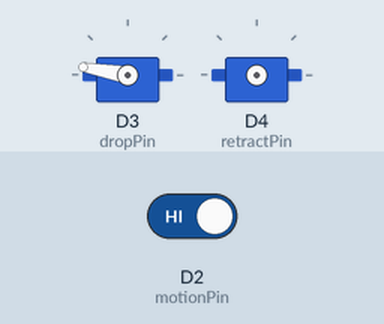
Bench run of a sketch on a simulated ESP8266 (NodeMCU). Shown: 2 × servo. The test bench sets the inputs (shaded band); at power-on: D2 (motionPin) HIGH. What the sketch prints to the serial monitor is not drawn.

Above: at 1.2 s.
1.3 s: D2 (motionPin) driven LOW
At 2.2 s:
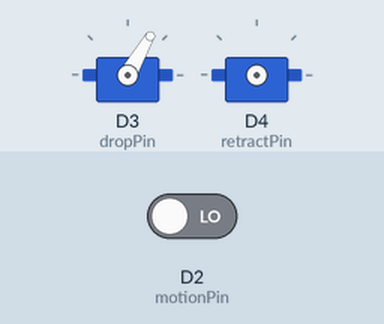
Timing chart, 0 to 38.8 s (numbered marks = the images above; inputs shaded):
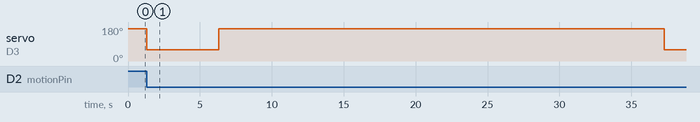

The sketch:

halloween_spider.ino
```cpp
#include <Servo.h>

#define retractPin D4
#define dropPin D3
#define motionPin D2

Servo retractServo;  // create servo object to control a servo
Servo dropServo;

void setup() {
  Serial.begin(9600);
  Serial.println("Enter speed (0 - 180, 0 is fast left, 180 is fast right, 90 = stop)");
  pinMode(motionPin, INPUT);
  dropServo.attach(dropPin);
  dropServo.write(170);
}

void loop() {

   int val = digitalRead(motionPin);
   if (val == LOW) {
     dropServo.write(60);
     delay(5000);
     dropServo.write(170);
     delay(1000);
     retractSpider();
     delay(10000);
   }
}


void retractSpider() {
    Serial.println('Retracting...');
    retractServo.attach(retractPin);
    retractServo.write(180);
    delay(20000);
    retractServo.detach();
    Serial.println('Done Retracting');
}
```

Measured:
- after the input at 1.3 s, servo on D3 (dropPin): 170° → 60° at once, → 170° 5.0 s later, → 60° 31.0 s later
